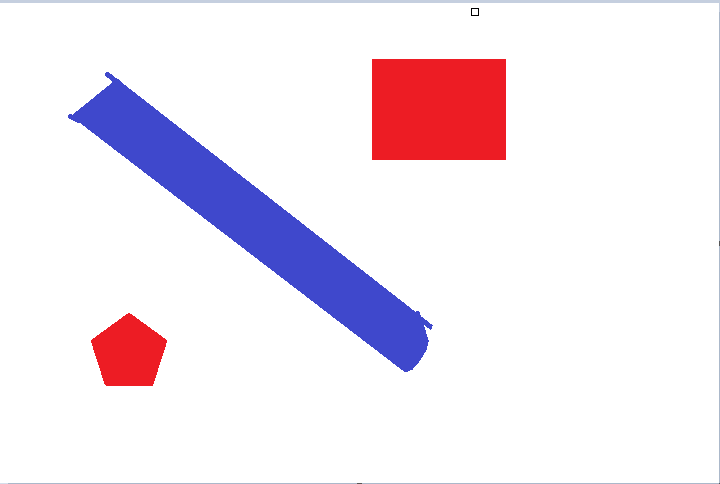
#> input picture OpenCv/asset/pic2.PNG, 720 x 484 px, found by its file name
$ python star.py
#> lines starting #> are read from the running program, lines starting #| are printed output that depends on the picture; after the words box and inside, x2 and y2 are one past the last pixel; in counts of white or black regions, pixels touching at a corner belong together
import numpy as np
import cv2
from heapq import heappop, heappush


def heuristic(a, b):
    return abs(a[0] - b[0]) + abs(a[1] - b[1])

def astar(image_shape, start, goal, obstacles):
    rows, cols = image_shape
    open_set = []
    heappush(open_set, (0, start))
    came_from = {}
    g_score = {start: 0}
    f_score = {start: heuristic(start, goal)}

    while open_set:
        _, current = heappop(open_set)

        if current == goal:
            path = []
            while current in came_from:
                path.append(current)
                current = came_from[current]
            path.append(start)
            path.reverse()
            return path

        for neighbor in get_neighbors(current, rows, cols):
            if neighbor in obstacles:
                continue  # skip obstacles

            tentative_g_score = g_score[current] + 1

            if neighbor not in g_score or tentative_g_score < g_score[neighbor]:
                came_from[neighbor] = current
                g_score[neighbor] = tentative_g_score
                f_score[neighbor] = tentative_g_score + heuristic(neighbor, goal)
                if neighbor not in [i[1] for i in open_set]:
                    heappush(open_set, (f_score[neighbor], neighbor))

    return None  # no path found

def get_neighbors(position, rows, cols):
    neighbors = [
        (position[0] - 1, position[1]),
        (position[0] + 1, position[1]),
        (position[0], position[1] - 1),
        (position[0], position[1] + 1)
    ]
    valid_neighbors = [(r, c) for r, c in neighbors if 0 <= r < rows and 0 <= c < cols]
    return valid_neighbors


def cvDraw(image, path):
    for r, c in path:
        #r = int(r/0.5)
        #c = int(c/0.5)
        cv2.circle(image,(r,c), 2, (255,0,127), 2)


img = cv2.imread("asset/pic2.png")
#> img is the input picture: shape (484, 720, 3); mean B, G, R 240.2, 230.8, 240.6
gray = cv2.cvtColor(img, cv2.COLOR_BGR2GRAY)
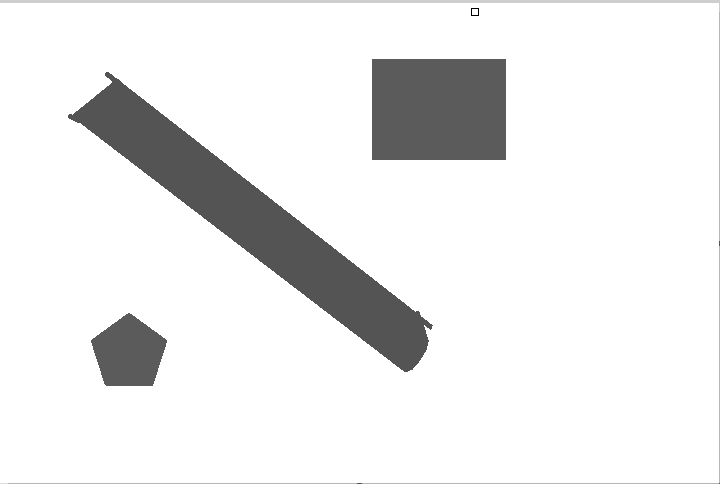
#> gray: shape (484, 720); min 0, max 255, mean 234.8
_, binary_image = cv2.threshold(gray, 127, 1, cv2.THRESH_BINARY)
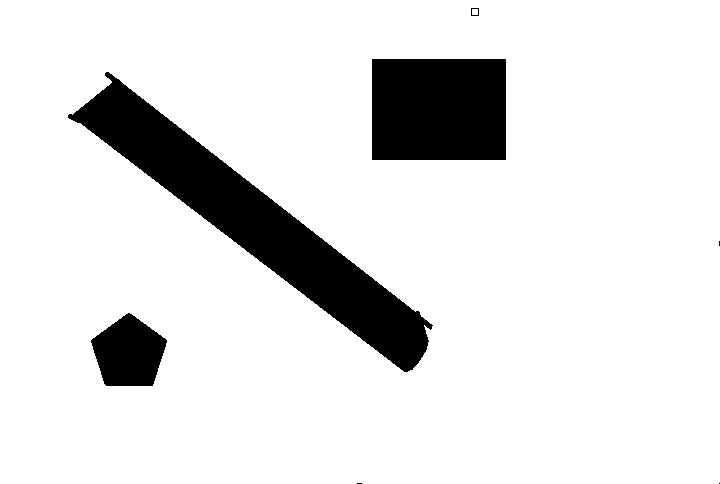
#> binary_image: shape (484, 720); values 0 (black) and 1 (white), 88.3% white; 7 black regions (3 under 20 px), largest, box (x1, y1, x2, y2) and area: (68, 72, 433, 372) 23306, (372, 59, 506, 160) 13534, (91, 313, 167, 386) 3913, (471, 8, 479, 16) 28
start= (576,375)
end = (140,106)
obsitcl = []

path = astar(gray.shape,start,end,obsitcl)
if path:
    cvDraw(img, path)
else:
    print("NO PATH")
